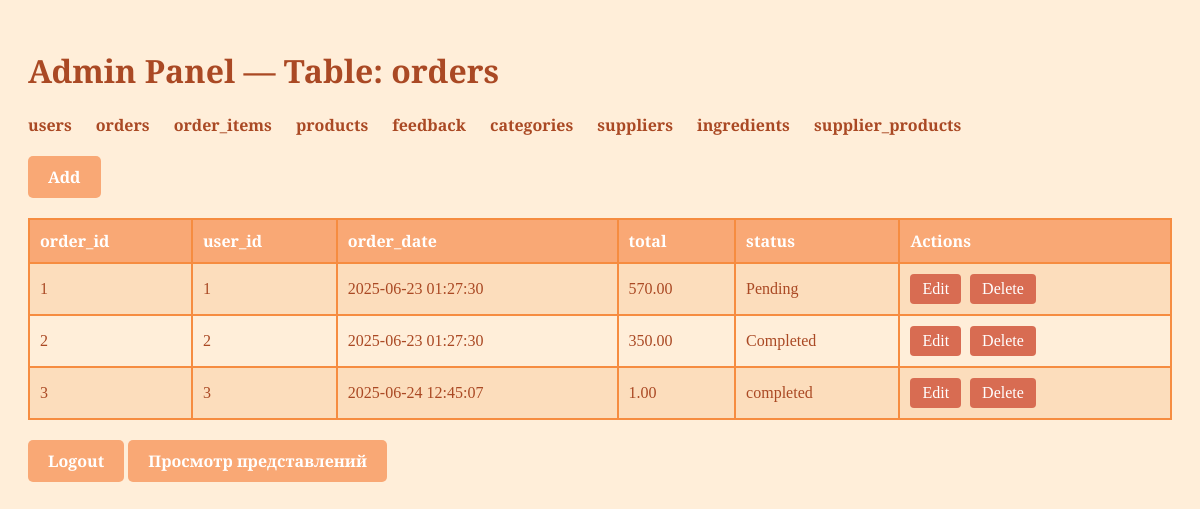
The page /php/admin.php?table=orders (signed in) on the database its author committed.
### tables this page shows
CREATE TABLE `orders` (
  `order_id` int(11) NOT NULL,
  `user_id` int(11) NOT NULL,
  `order_date` datetime DEFAULT current_timestamp(),
  `total` decimal(10,2) DEFAULT NULL,
  `status` varchar(50) DEFAULT NULL
);

### php/admin.php (the view, shortened to what this page needs)
<?php
require_once 'db.php';
$allowed_tables = [
    'users',
    'orders',
    'order_items',
    'products',
    'feedback',
    'categories',
    'suppliers',
    'ingredients',
    'supplier_products'
];
$table = $_GET['table'] ?? 'users';
$stmt = $conn->query("SELECT * FROM $table");
$rows = $stmt->fetchAll(PDO::FETCH_ASSOC);
?>
<!DOCTYPE html>
<html lang="ru">
<head>
</head>
<body>
  <h1>Admin Panel — Table: <?= htmlspecialchars($table) ?></h1>
  <nav>
    <?php foreach ($allowed_tables as $t): ?>
      <a href="admin.php?table=<?= $t ?>"><?= $t ?></a>
    <?php endforeach; ?>
  </nav>
  <a class="add-btn" href="form.php?table=<?= $table ?>">Add</a>
  <table>
    <tr>
      <?php if ($rows): ?>
        <?php foreach (array_keys($rows[0]) as $col): ?>
          <th><?= htmlspecialchars($col) ?></th>
        <?php endforeach; ?>
        <th>Actions</th>
    </tr>
    <?php foreach ($rows as $row): ?>
      <tr>
        <?php foreach ($row as $cell): ?>
          <td><?= htmlspecialchars($cell) ?></td>
        <?php endforeach; ?>
        <?php
          $pk = ($table == 'users') ? 'id' : (
              ($table == 'orders') ? 'order_id' : (
                  ($table == 'order_items') ? 'order_item_id' : (
                      ($table == 'products') ? 'product_id' : (
                          ($table == 'feedback') ? 'feedback_id' : (
                              ($table == 'categories') ? 'category_id' : (
                                  ($table == 'suppliers') ? 'supplier_id' : (
                                      ($table == 'ingredients') ? 'ingredient_id' : 'id'
                                  )
                              )
                          )
                      )
                  )
              )
          );
        ?>
        <td>
          <a class="action-btn" href="form.php?table=<?= $table ?>&edit_id=<?= $row[$pk] ?>">Edit</a>
          <a class="action-btn" href="admin.php?table=<?= $table ?>&delete_id=<?= $row[$pk] ?>">Delete</a>
        </td>
      </tr>
    <?php endforeach; ?>
    <?php else: ?>
      <tr><td colspan="100%">No records</td></tr>
    <?php endif; ?>
  </table>
  <a class="logout" href="logout.php">Logout</a>
  <a class="request-btn" href="request.php">Просмотр представлений</a>
</body>
</html>

### php/admin.php (style rules this page uses)
body { background: #FFEED9; color: #AA4924; font-family: 'Playfair Display', serif; padding: 20px; }
h1 { color: #AA4924; }
nav a { margin-right: 20px; text-decoration: none; color: #AA4924; font-weight: bold; }
.add-btn { display: inline-block; margin-top: 20px; padding: 10px 20px; background: #F9A875; color: #fff; text-decoration: none; border-radius: 5px; font-weight: bold; }
table { width: 100%; border-collapse: collapse; margin-top: 20px; }
th, td { border: 2px solid #F68C40; padding: 10px; text-align: left; }
th { background: #F9A875; color: #fff; }
tr:nth-child(even) { background: #FCDDBC; }
a.action-btn { display: inline-block; padding: 6px 12px; background: #D86C52; color: #fff; border-radius: 4px; text-decoration: none; margin-right: 5px; }
.logout, .request-btn { display: inline-block; margin-top: 20px; padding: 10px 20px; background: #F9A875; color: #fff; text-decoration: none; border-radius: 5px; font-weight: bold; }

### rows shown on the page
orders: cell "1", order_date "2025-06-23 01:27:30", total "570.00", status "Pending"
orders: cell "2", order_date "2025-06-23 01:27:30", total "350.00", status "Completed"
orders: cell "3", order_date "2025-06-24 12:45:07", total "1.00", status "completed"

### other values the page prints
$table "orders"
$t "users"
$t "orders"
$t "order_items"
$t "products"
$t "feedback"
$t "categories"
$t "suppliers"
$t "ingredients"
$t "supplier_products"
$col "order_id"
$col "user_id"
$col "order_date"
$col "total"
$col "status"
